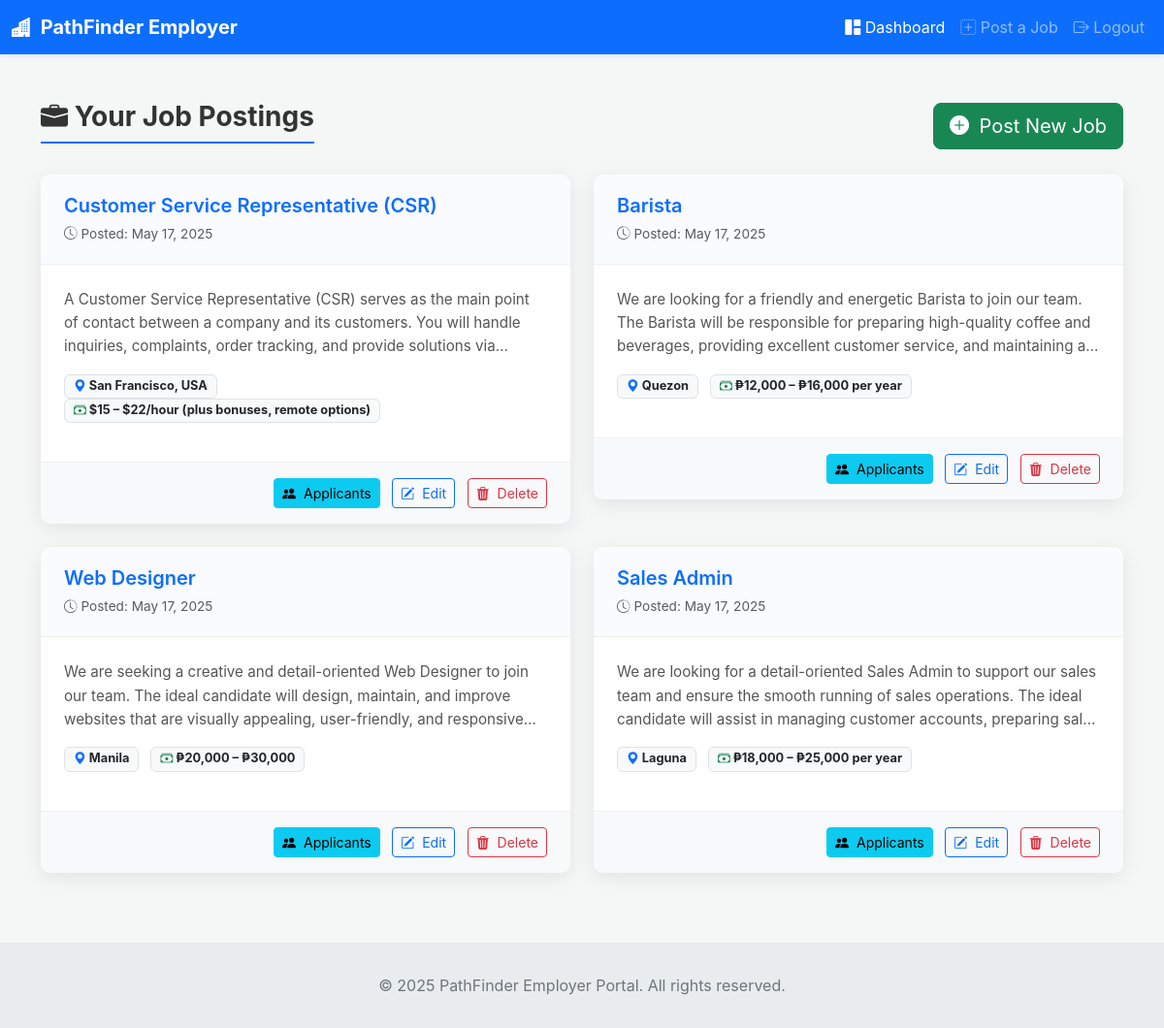
Screenshot of /pathfinderfinal-main/employer/dashboardhire.php (signed in) with the database file from the repository.
### tables this page shows
CREATE TABLE `jobs` (
  `id` int(11) NOT NULL,
  `employer_id` int(11) NOT NULL,
  `title` varchar(255) NOT NULL,
  `description` text NOT NULL,
  `location` varchar(255) DEFAULT NULL,
  `salary` varchar(100) DEFAULT NULL,
  `created_at` datetime DEFAULT current_timestamp()
);

### pathfinderfinal-main/employer/dashboardhire.php (the view, shortened to what this page needs)
<?php
require '../connection.php';
$employer_id = $_SESSION['user'];
$sql = "SELECT id, title, description, location, salary, created_at FROM jobs WHERE employer_id = ? ORDER BY created_at DESC";
$stmt = $conn->prepare($sql);
$stmt->bind_param("i", $employer_id);
$stmt->execute();
$result = $stmt->get_result();
$jobs = [];
while ($row = $result->fetch_assoc()) {
    $jobs[] = $row;
}
?>
<!DOCTYPE html>
<html lang="en">
<head>
    <link href="https://cdn.jsdelivr.net/npm/bootstrap@5.3.3/dist/css/bootstrap.min.css" rel="stylesheet" />
    <link rel="stylesheet" href="https://cdn.jsdelivr.net/npm/bootstrap-icons@1.11.3/font/bootstrap-icons.min.css">
</head>
<body>
    <nav class="navbar navbar-expand-lg navbar-dark bg-primary shadow-sm">
        <div class="container-fluid">
            <a class="navbar-brand" href="dashboardhire.php"><i class="bi bi-buildings-fill"></i> PathFinder Employer</a>
            <div class="collapse navbar-collapse justify-content-end" id="navbarNav">
                <ul class="navbar-nav align-items-center">
                    <li class="nav-item">
                        <a class="nav-link active" href="dashboardhire.php"><i class="bi bi-grid-1x2-fill"></i> Dashboard</a>
                    </li>
                    <li class="nav-item">
                        <a class="nav-link" href="postjob.php"><i class="bi bi-plus-square-dotted"></i> Post a Job</a>
                    </li>
                    <li class="nav-item">
                        <a class="nav-link" href="../logout.php"><i class="bi bi-box-arrow-right"></i> Logout</a>
                    </li>
                </ul>
            </div>
        </div>
    </nav>
    <div class="container mt-5 mb-5">
        <div class="d-flex justify-content-between align-items-center mb-4">
            <h3 class="page-header"><i class="bi bi-briefcase-fill"></i> Your Job Postings</h3>
            <a href="postjob.php" class="btn btn-success btn-lg"><i class="bi bi-plus-circle-fill"></i> Post New Job</a>
        </div>
        <?php if (count($jobs) > 0): ?>
            <div class="row">
                <?php foreach ($jobs as $job): ?>
                    <div class="col-lg-6">
                        <div class="job-card">
                            <div class="job-card-header">
                                <h5><?= htmlspecialchars($job['title']) ?></h5>
                                <small class="text-muted"><i class="bi bi-clock-history"></i> Posted: <?= date("M j, Y", strtotime($job['created_at'])) ?></small>
                            </div>
                            <div class="job-card-body">
                                <p class="job-description-truncate"><?= nl2br(htmlspecialchars($job['description'])) ?></p>
                                <div class="job-meta-info">
                                    <span class="badge bg-light text-dark border"><i class="bi bi-geo-alt-fill text-primary"></i> <?= htmlspecialchars($job['location']) ?></span>
                                    <?php if (!empty($job['salary'])): ?>
                                        <span class="badge bg-light text-dark border"><i class="bi bi-cash-stack text-success"></i> <?= htmlspecialchars($job['salary']) ?></span>
                                    <?php endif; ?>
                                </div>
                            </div>
                            <div class="job-actions">
                                <a href="view_applicants.php?job_id=<?= $job['id'] ?>" class="btn btn-info btn-sm" title="View Applicants">
                                    <i class="bi bi-people-fill"></i> Applicants
                                </a>
                                <a href="edit_job.php?id=<?= $job['id'] ?>" class="btn btn-outline-primary btn-sm" title="Edit Job">
                                    <i class="bi bi-pencil-square"></i> Edit
                                </a>
                                <a href="delete_job.php?id=<?= $job['id'] ?>" class="btn btn-outline-danger btn-sm" title="Delete Job"
                                   onclick="return confirm('Are you sure you want to delete this job posting? This action cannot be undone and will also remove associated applications if configured.');">
                                    <i class="bi bi-trash3-fill"></i> Delete
                                </a>
                            </div>
                        </div>
                    </div>
                <?php endforeach; ?>
            </div>
        <?php endif; ?>
    </div>
    <footer class="footer text-center">
        <p class="mb-0">&copy; <?= date('Y') ?> PathFinder Employer Portal. All rights reserved.</p>
    </footer>
</body>
</html>

### pathfinderfinal-main/employer/dashboardhire.php (style rules this page uses)
body { background-color: #f4f7f6; font-family: 'Inter', sans-serif; }
.navbar-brand { font-weight: bold; }
.navbar-brand i { margin-right: 5px; }
.page-header { color: #333; font-weight: 700; border-bottom: 2px solid #0d6efd; padding-bottom: 0.5rem; display: inline-block; }
.job-card { background-color: #fff; border: none; border-radius: 10px; margin-bottom: 1.5rem; box-shadow: 0 5px 20px rgba(0, 0, 0, 0.08); transition: transform 0.2s ease-in-out, box-shadow 0.2s ease-in-out; overflow: hidden; }
.job-card-header { padding: 1.25rem 1.5rem; border-bottom: 1px solid #f0f0f0; background-color: #fafbff; }
.job-card-header h5 { margin-bottom: 0.25rem; font-weight: 600; color: #0d6efd; }
.job-card-header .text-muted { font-size: 0.85rem; }
.job-card-body { padding: 1.5rem; }
.job-description-truncate { font-size: 0.95rem; color: #555; line-height: 1.6; height: 4.8em; overflow: hidden; text-overflow: ellipsis; display: -webkit-box; -webkit-line-clamp: 3; -webkit-box-orient: vertical; }
.job-meta-info { font-size: 0.9rem; color: #6c757d; margin-bottom: 1rem; }
.job-meta-info .badge { margin-right: 0.5rem; font-size: 0.8rem; padding: 0.4em 0.7em; }
.job-actions { padding: 1rem 1.5rem; background-color: #f8f9fa; border-top: 1px solid #f0f0f0; text-align: right; }
.job-actions .btn { margin-left: 0.5rem; font-size: 0.875rem; }
.job-actions .btn i { margin-right: 4px; }
.btn-success i { margin-right: 5px; }
.footer { padding: 2rem 0; background-color: #e9ecef; color: #6c757d; }

### rows the page displays
jobs: title "Customer Service Representative (CSR)", created_at "May 17, 2025", description "A Customer Service Representative (CSR) serves as the main point of contact between a company and its customers. You will handle inquiries, complaints, order tracking, and provide solutions…", location "San Francisco, USA", salary "$15 – $22/hour (plus bonuses, remote options)"
jobs: title "Barista", created_at "May 17, 2025", description "We are looking for a friendly and energetic Barista to join our team. The Barista will be responsible for preparing high-quality coffee and beverages, providing excellent customer service, and maintaining…", location "Quezon", salary "₱12,000 – ₱16,000 per year"
jobs: title "Web Designer", created_at "May 17, 2025", description "We are seeking a creative and detail-oriented Web Designer to join our team. The ideal candidate will design, maintain, and improve websites that are visually appealing, user-friendly, and…", location "Manila", salary "₱20,000 – ₱30,000"
jobs: title "Sales Admin", created_at "May 17, 2025", description "We are looking for a detail-oriented Sales Admin to support our sales team and ensure the smooth running of sales operations. The ideal candidate will assist in managing customer accounts, preparing…", location "Laguna", salary "₱18,000 – ₱25,000 per year"
